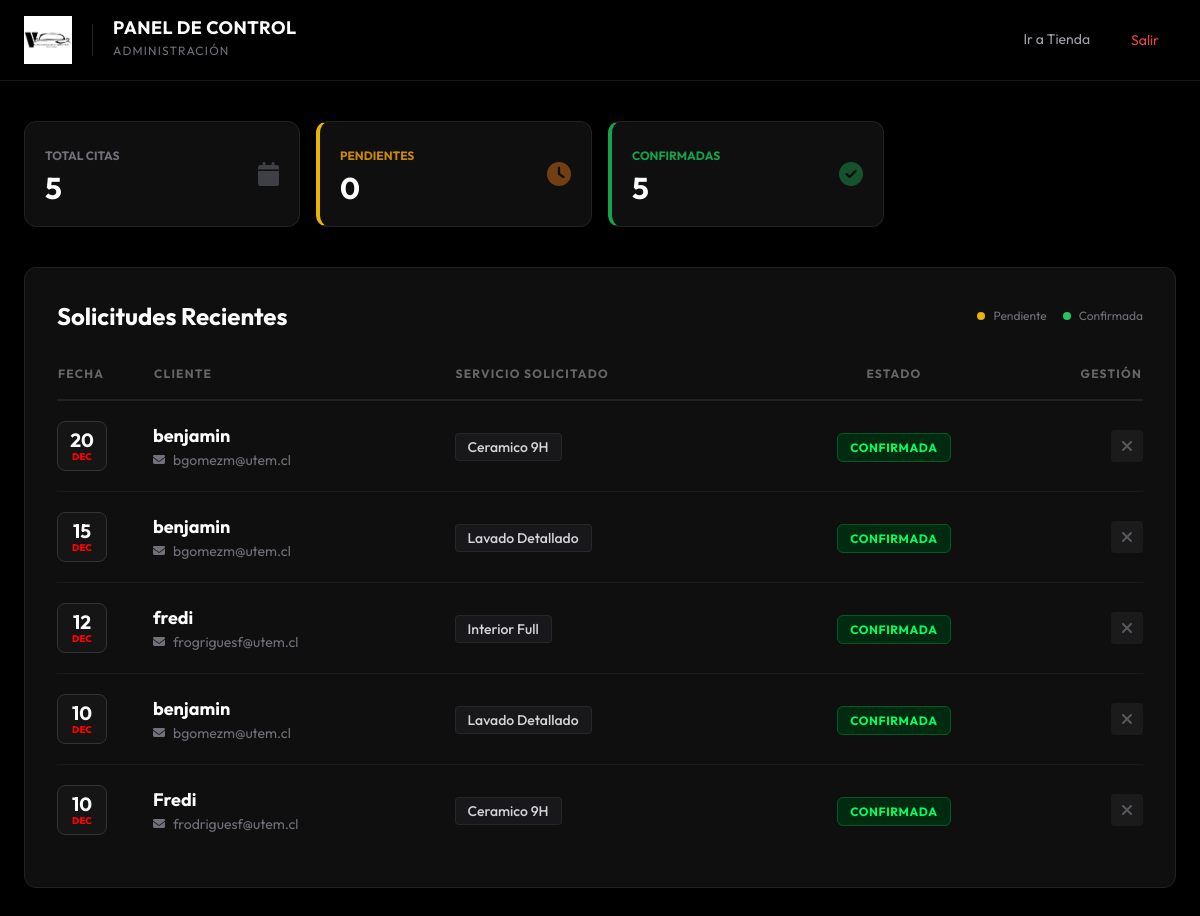
/admin, run on an earlier commit of the app's database.
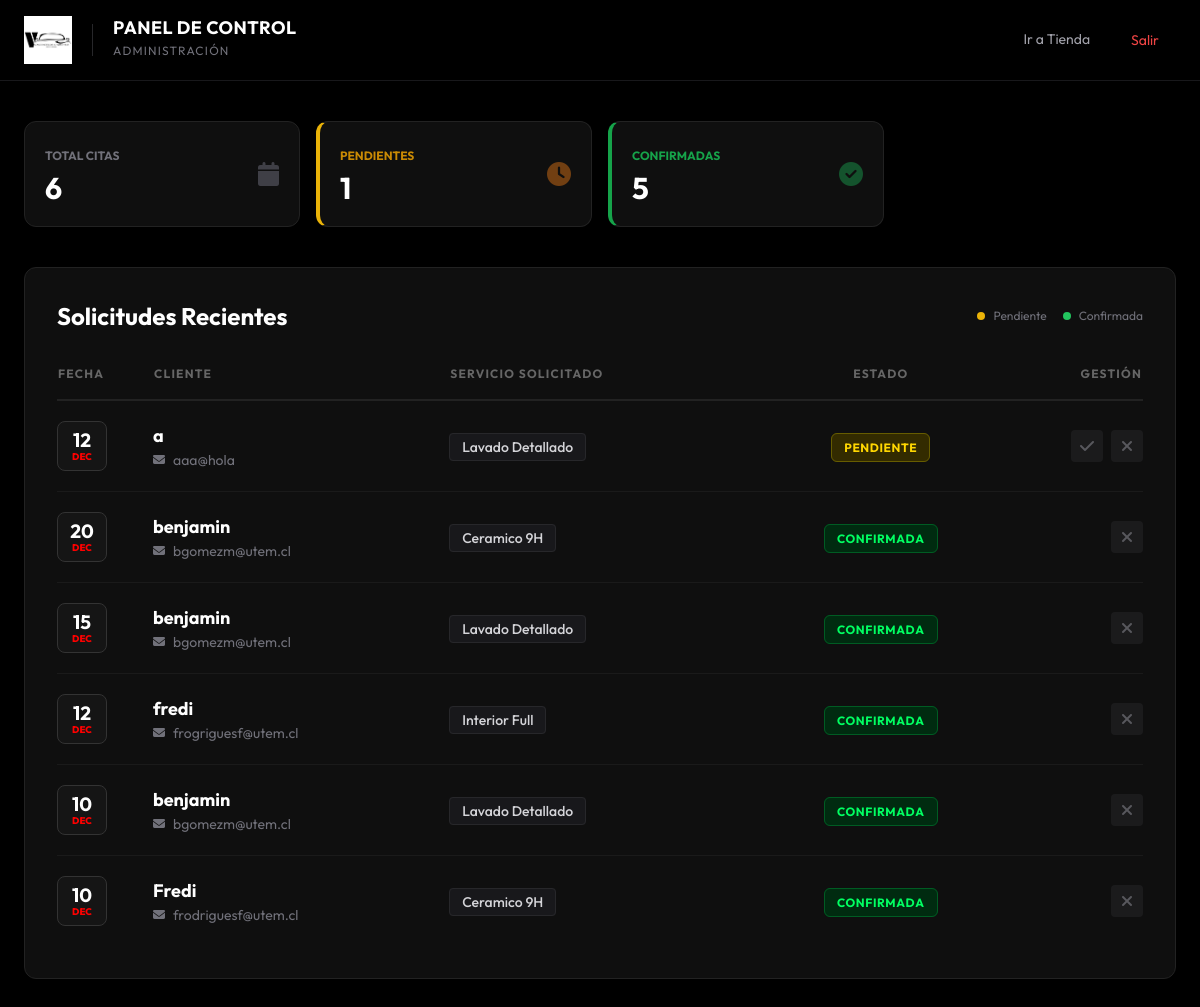
And on a later commit of the database.
### backend_maestro.py (models this page shows)
class Appointment(db.Model):
    id = db.Column(db.Integer, primary_key=True)
    name = db.Column(db.String(100), nullable=False)
    email = db.Column(db.String(100), nullable=False)
    service = db.Column(db.String(100), nullable=False)
    date = db.Column(db.String(20), nullable=False)
    status = db.Column(db.String(20), default='Pendiente')
    created_at = db.Column(db.DateTime, default=datetime.utcnow)

### backend_maestro.py (the view)
@app.route('/admin')
def admin():
    appointments = Appointment.query.order_by(Appointment.status == 'Pendiente', Appointment.date.asc()).all()
    appointments.reverse()
    return render_template('vascon.html', appointments=appointments)

### backend_maestro.py (called while the page is built)
@app.template_filter('fecha_bonita')
def fecha_bonita_filter(fecha_str):
    if not fecha_str: return {'dia': '--', 'mes': '---'}
    try:
        dt = datetime.strptime(fecha_str, '%Y-%m-%d')
        return {'dia': dt.strftime('%d'), 'mes': dt.strftime('%b').upper().replace('.', '')}
    except:
        return {'dia': '??', 'mes': '???'}

### templates/vascon.html (shortened to what this page needs)
<!DOCTYPE html>
<html lang="es">
<head>
    <script src="https://cdn.tailwindcss.com"></script>
    <link rel="stylesheet" href="https://cdnjs.cloudflare.com/ajax/libs/font-awesome/6.4.0/css/all.min.css">
</head>
<body class="min-h-screen flex flex-col">
    <header class="border-b border-zinc-900 bg-black sticky top-0 z-50">
        <div class="max-w-7xl mx-auto px-6 h-20 flex items-center justify-between">
            <div class="flex items-center gap-5">
                <img src="{{ url_for('static', filename='vasconcellos.png') }}"
                     alt="Vasconcellos"
                     class="h-12 w-auto object-contain">
                <div>
                    <h1 class="font-bold text-lg leading-none tracking-wide text-white">PANEL DE CONTROL</h1>
                    <span class="text-xs text-zinc-500 uppercase tracking-widest">Administración</span>
                </div>
            </div>
            <nav class="flex gap-2">
                <a href="{{ url_for('store') }}" class="px-4 py-2 text-sm text-zinc-400 hover:text-white transition rounded hover:bg-zinc-900">
                    Ir a Tienda
                </a>
                <a href="{{ url_for('logout') }}" class="px-4 py-2 text-sm text-red-500 hover:bg-red-900/10 rounded transition border border-transparent hover:border-red-900/30">
                    Salir
                </a>
            </nav>
        </div>
    </header>
    <main class="flex-1 max-w-7xl mx-auto w-full px-6 py-10">
        <div class="grid grid-cols-1 md:grid-cols-4 gap-4 mb-10">
            <div class="card-panel p-5 flex items-center justify-between">
                <div>
                    <span class="text-zinc-500 text-xs font-bold uppercase">Total Citas</span>
                    <div class="text-3xl font-bold text-white mt-1">{{ appointments|length }}</div>
                </div>
                <i class="fas fa-calendar text-zinc-700 text-2xl"></i>
            </div>
            <div class="card-panel p-5 flex items-center justify-between border-l-4 border-l-yellow-500">
                <div>
                    <span class="text-yellow-600 text-xs font-bold uppercase">Pendientes</span>
                    <div class="text-3xl font-bold text-white mt-1">
                        {{ appointments | selectattr("status", "equalto", "Pendiente") | list | length }}
                    </div>
                </div>
                <i class="fas fa-clock text-yellow-900 text-2xl"></i>
            </div>
            <div class="card-panel p-5 flex items-center justify-between border-l-4 border-l-green-600">
                <div>
                    <span class="text-green-600 text-xs font-bold uppercase">Confirmadas</span>
                    <div class="text-3xl font-bold text-white mt-1">
                        {{ appointments | selectattr("status", "equalto", "Confirmada") | list | length }}
                    </div>
                </div>
                <i class="fas fa-check-circle text-green-900 text-2xl"></i>
            </div>
        </div>
        <div class="card-panel p-8">
            <div class="flex justify-between items-center mb-8">
                <h2 class="text-2xl font-bold text-white">Solicitudes Recientes</h2>
                <div class="flex gap-4 text-xs text-zinc-500">
                    <span class="flex items-center gap-2"><div class="w-2 h-2 rounded-full bg-yellow-500"></div> Pendiente</span>
                    <span class="flex items-center gap-2"><div class="w-2 h-2 rounded-full bg-green-500"></div> Confirmada</span>
                </div>
            </div>
            <table class="w-full custom-table text-left border-collapse">
                <thead>
                    <tr>
                        <th class="w-24">Fecha</th>
                        <th>Cliente</th>
                        <th>Servicio Solicitado</th>
                        <th class="text-center">Estado</th>
                        <th class="text-right">Gestión</th>
                    </tr>
                </thead>
                <tbody>
                    {% for cita in appointments %}
                    {% set fecha = cita.date | fecha_bonita %}
                    <tr class="row-hover group transition-colors">
                        <td>
                            <div class="date-box">
                                <span class="date-day">{{ fecha.dia }}</span>
                                <span class="date-month">{{ fecha.mes }}</span>
                            </div>
                        </td>
                        <td>
                            <div class="font-bold text-lg text-white">{{ cita.name }}</div>
                            <div class="text-sm text-zinc-500 flex items-center gap-2">
                                <i class="fas fa-envelope text-xs"></i> {{ cita.email }}
                            </div>
                        </td>
                        <td>
                            <span class="text-zinc-300 font-medium bg-zinc-900 px-3 py-1 rounded text-sm border border-zinc-800">
                                {{ cita.service }}
                            </span>
                        </td>
                        <td class="text-center">
                            <span class="badge
                                {{ 'badge-pendiente' if cita.status == 'Pendiente' else '' }}
                                {{ 'badge-confirmada' if cita.status == 'Confirmada' else '' }}
                                {{ 'badge-cancelada' if cita.status == 'Cancelada' else '' }}">
                                {{ cita.status }}
                            </span>
                        </td>
                        <td class="text-right">
                            <div class="flex justify-end gap-2 opacity-50 group-hover:opacity-100 transition-opacity">
                                {% if cita.status != 'Confirmada' %}
                                <a href="{{ url_for('update_status', id=cita.id, new_status='Confirmada') }}"
                                   class="w-8 h-8 rounded flex items-center justify-center bg-zinc-800 text-zinc-400 hover:bg-green-600 hover:text-white transition"
                                   title="Aprobar">
                                    <i class="fas fa-check"></i>
                                </a>
                                {% endif %}
                                {% if cita.status != 'Cancelada' %}
                                <a href="{{ url_for('update_status', id=cita.id, new_status='Cancelada') }}"
                                   class="w-8 h-8 rounded flex items-center justify-center bg-zinc-800 text-zinc-400 hover:bg-red-600 hover:text-white transition"
                                   title="Rechazar">
                                    <i class="fas fa-times"></i>
                                </a>
                                {% endif %}
                            </div>
                        </td>
                    </tr>
                    {% endfor %}
                </tbody>
            </table>
        </div>
    </main>
</body>
</html>

### templates/vascon.html (style rules this page uses)
body { background-color: #000000; color: #ffffff; font-family: 'Outfit', sans-serif; }
.card-panel { background-color: #0f0f0f; border: 1px solid #222; border-radius: 12px; }
.custom-table th { text-transform: uppercase; font-size: 0.75rem; letter-spacing: 0.1em; color: #666; padding-bottom: 1rem; border-bottom: 2px solid #222; }
.custom-table td { padding: 1.25rem 0; border-bottom: 1px solid #1a1a1a; vertical-align: middle; }
.custom-table tr:last-child td { border-bottom: none; }
.date-box { background: #151515; border: 1px solid #333; border-radius: 8px; width: 50px; height: 50px; display: flex; flex-direction: column; align-items: center; justify-content: center; line-height: 1; }
.date-day { font-size: 1.2rem; font-weight: 700; color: #fff; }
.date-month { font-size: 0.6rem; text-transform: uppercase; color: #ff0000; font-weight: 800; margin-top: 2px; }
.badge { padding: 6px 12px; border-radius: 6px; font-size: 0.75rem; font-weight: 700; text-transform: uppercase; letter-spacing: 0.05em; }
.badge-pendiente { background: #332b00; color: #ffd700; border: 1px solid #665c00; }
.badge-confirmada { background: #002b10; color: #00ff62; border: 1px solid #005c23; }

What changed in the data, as far as the page shows it:
added Appointment: dia "12", mes "DEC", name "a", email "aaa@hola", service "Lavado Detallado", status "PENDIENTE"
Also different on the page:
{{ appointments|length }}: "5" → "6"
text no longer shown: "0"
text now shown: "1"
